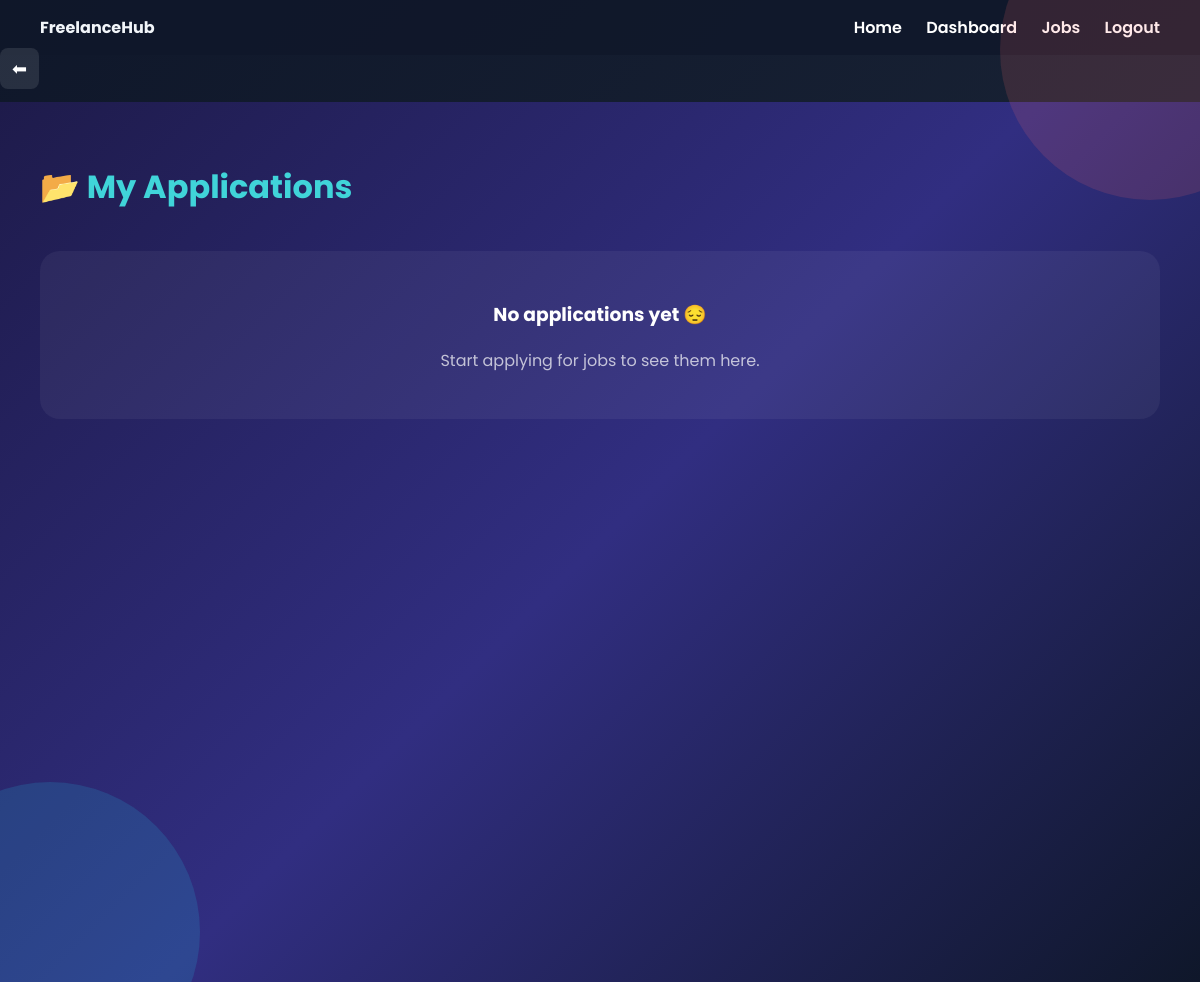
Page /dashboard/my-applications/ (signed in) on the earlier database version.
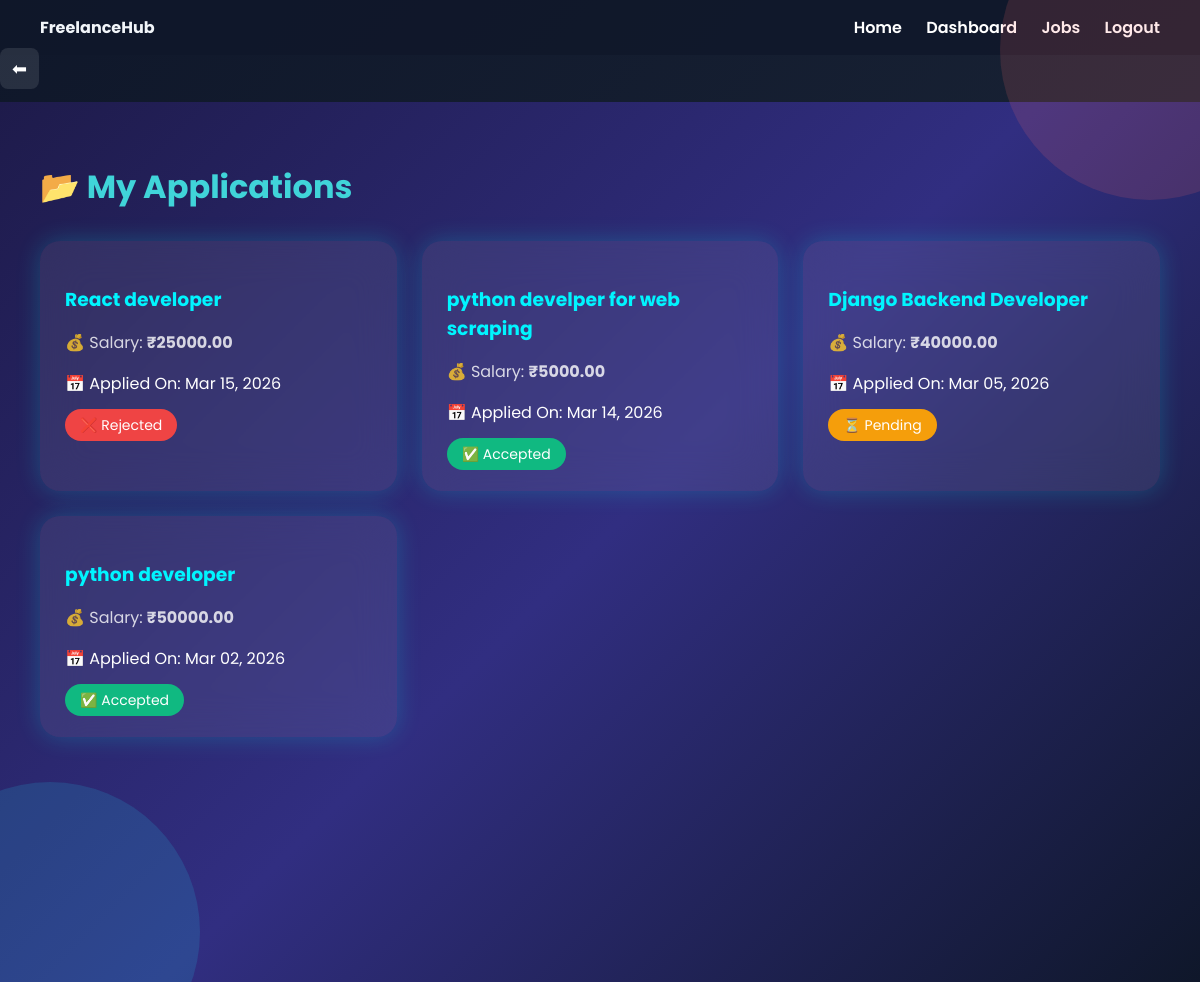
Same page on the later database version.
### accounts/models.py (models this page shows, shortened)
class Application(models.Model):
    STATUS_CHOICES = [
    ('applied', 'Applied'),
    ('accepted', 'Accepted'),
    ('completed', 'Completed'),
    ('rejected', 'Rejected'),
]
    job = models.ForeignKey(
        Job,
        on_delete=models.CASCADE,
        related_name='applications'
    )
    freelancer = models.ForeignKey(
        User,
        on_delete=models.CASCADE,
        related_name='applications'
    )
    status = models.CharField(max_length=20, choices=STATUS_CHOICES, default='applied')
    applied_at = models.DateTimeField(auto_now_add=True)
    class Meta:
        unique_together = ('job', 'freelancer')  # prevents duplicate applications

class Job(models.Model):
    STATUS_CHOICES = [
        ('open', 'Open'),
        ('closed', 'Closed'),
    ]
    title = models.CharField(max_length=200)
    description = models.TextField()
    salary = models.DecimalField(max_digits=10, decimal_places=2)
    deadline = models.DateField()
    posted_by = models.ForeignKey(
        User,
        on_delete=models.CASCADE,
        related_name='jobs'
    )
    status = models.CharField(max_length=20, choices=STATUS_CHOICES, default='open')
    created_at = models.DateTimeField(auto_now_add=True)

### accounts/views.py (the view)
# urls.py: path('dashboard/my-applications/', views.my_applications, name='my_applications'),
@login_required
def my_applications(request):
    applications = Application.objects.filter(
        freelancer=request.user
    ).order_by("-applied_at")
    return render(request, "accounts/my_applications.html", {
        "applications": applications
    })

### accounts/templates/accounts/my_applications.html (shortened to what this page needs)
{% extends "base.html" %}
{% block content %}
<div style="margin-bottom:20px;">
<a href="{% url 'dashboard' %}" style="
text-decoration:none;
color:white;
font-size:18px;
padding:8px 12px;
border-radius:8px;
background:rgba(255,255,255,0.1);
">
⬅
</a>
</div>
<div style="
    min-height:100vh;
    padding:40px;
    background: linear-gradient(135deg, #1e1b4b, #312e81, #0f172a);
    color:white;
">
    <h1 style="color:#40d4d9; margin-bottom:30px;">
        📂 My Applications
    </h1>
    {% if applications %}
        <div style="
            display:grid;
            grid-template-columns: repeat(auto-fit, minmax(320px, 1fr));
            gap:25px;
        ">
        {% for app in applications %}
        <div style="
            padding:25px;
            border-radius:20px;
            backdrop-filter: blur(20px);
            background: rgba(255,255,255,0.08);
            box-shadow: 0 0 25px rgba(0,255,255,0.2);
            transition:0.3s;
        "
        onmouseover="this.style.transform='translateY(-5px)'"
        onmouseout="this.style.transform='translateY(0px)'"
        >
            <h3 style="color:#00f5ff; margin-bottom:10px;">
                {{ app.job.title }}
            </h3>
            <p style="opacity:0.8;">
                💰 Salary: <strong>₹{{ app.job.salary }}</strong>
            </p>
            <p style="margin-top:10px;">
                📅 Applied On: {{ app.applied_at|date:"M d, Y" }}
            </p>
            <div style="margin-top:15px;">
                {% if app.status == "accepted" %}
                    <span style="
                        padding:6px 15px;
                        border-radius:20px;
                        background:#10b981;
                        color:white;
                        font-size:14px;">
                        ✅ Accepted
                    </span>
                {% elif app.status == "rejected" %}
                    <span style="
                        padding:6px 15px;
                        border-radius:20px;
                        background:#ef4444;
                        color:white;
                        font-size:14px;">
                        ❌ Rejected
                    </span>
                {% else %}
                    <span style="
                        padding:6px 15px;
                        border-radius:20px;
                        background:#f59e0b;
                        color:white;
                        font-size:14px;">
                        ⏳ Pending
                    </span>
                {% endif %}
            </div>
        </div>
        {% endfor %}
        </div>
    {% else %}
        <div style="
            padding:30px;
            border-radius:20px;
            background: rgba(255,255,255,0.05);
            text-align:center;
            margin-top:40px;
        ">
            <h3>No applications yet 😔</h3>
            <p style="opacity:0.7;">Start applying for jobs to see them here.</p>
        </div>
    {% endif %}
</div>
{% endblock %}

Differences in the rows shown:
added Application: job "React developer", job.salary "25000.00", applied_at "Mar 15, 2026", status "❌ Rejected"
added Application: job "python develper for web scraping", job.salary "5000.00", applied_at "Mar 14, 2026", status "✅ Accepted"
added Application: job "Django Backend Developer", job.salary "40000.00", applied_at "Mar 05, 2026", status "⏳ Pending"
added Application: job "python developer", job.salary "50000.00", applied_at "Mar 02, 2026", status "✅ Accepted"
Other differences:
text no longer shown: "No applications yet 😔 Start applying for jobs to see them here."
